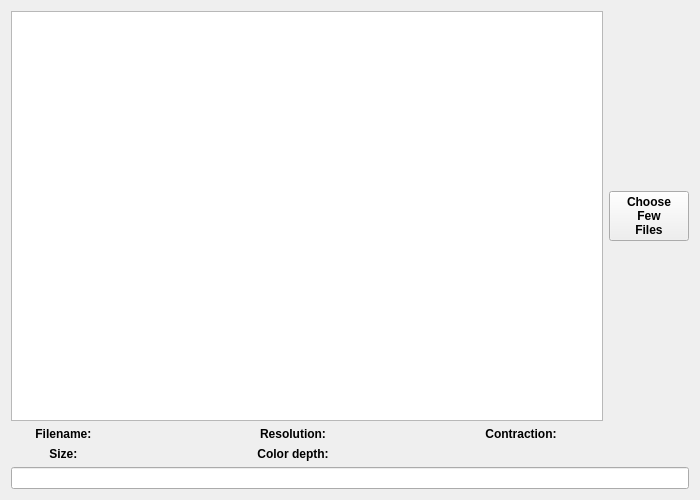
<?xml version="1.0" encoding="UTF-8"?>
<ui version="4.0">
 <class>Widget</class>
 <widget class="QWidget" name="Widget">
  <property name="geometry">
   <rect>
    <x>0</x>
    <y>0</y>
    <width>700</width>
    <height>500</height>
   </rect>
  </property>
  <property name="windowTitle">
   <string>Widget</string>
  </property>
  <layout class="QGridLayout" name="gridLayout">
   <item row="0" column="0" colspan="6">
    <layout class="QHBoxLayout" name="horizontalLayout">
     <item>
      <widget class="QListView" name="listView"/>
     </item>
     <item>
      <widget class="QPushButton" name="multiChoice">
       <property name="font">
        <font>
         <bold>true</bold>
        </font>
       </property>
       <property name="text">
        <string>Choose
Few
Files</string>
       </property>
      </widget>
     </item>
    </layout>
   </item>
   <item row="1" column="0">
    <widget class="QLabel" name="Label_1">
     <property name="font">
      <font>
       <bold>true</bold>
      </font>
     </property>
     <property name="frameShape">
      <enum>QFrame::NoFrame</enum>
     </property>
     <property name="frameShadow">
      <enum>QFrame::Plain</enum>
     </property>
     <property name="text">
      <string>Filename: </string>
     </property>
     <property name="alignment">
      <set>Qt::AlignCenter</set>
     </property>
    </widget>
   </item>
   <item row="1" column="1">
    <widget class="QLabel" name="FileName">
     <property name="text">
      <string/>
     </property>
    </widget>
   </item>
   <item row="1" column="2">
    <widget class="QLabel" name="Label_3">
     <property name="font">
      <font>
       <bold>true</bold>
      </font>
     </property>
     <property name="frameShape">
      <enum>QFrame::NoFrame</enum>
     </property>
     <property name="frameShadow">
      <enum>QFrame::Plain</enum>
     </property>
     <property name="text">
      <string>Resolution:</string>
     </property>
     <property name="alignment">
      <set>Qt::AlignCenter</set>
     </property>
    </widget>
   </item>
   <item row="1" column="3">
    <widget class="QLabel" name="Resolution">
     <property name="text">
      <string/>
     </property>
    </widget>
   </item>
   <item row="1" column="4">
    <widget class="QLabel" name="Label_2">
     <property name="font">
      <font>
       <bold>true</bold>
      </font>
     </property>
     <property name="frameShape">
      <enum>QFrame::Box</enum>
     </property>
     <property name="frameShadow">
      <enum>QFrame::Plain</enum>
     </property>
     <property name="lineWidth">
      <number>0</number>
     </property>
     <property name="midLineWidth">
      <number>0</number>
     </property>
     <property name="text">
      <string>Contraction:</string>
     </property>
     <property name="alignment">
      <set>Qt::AlignCenter</set>
     </property>
    </widget>
   </item>
   <item row="1" column="5">
    <widget class="QLabel" name="Contraction">
     <property name="text">
      <string/>
     </property>
    </widget>
   </item>
   <item row="2" column="0">
    <widget class="QLabel" name="Label_5">
     <property name="font">
      <font>
       <bold>true</bold>
      </font>
     </property>
     <property name="frameShape">
      <enum>QFrame::NoFrame</enum>
     </property>
     <property name="frameShadow">
      <enum>QFrame::Plain</enum>
     </property>
     <property name="text">
      <string>Size: </string>
     </property>
     <property name="alignment">
      <set>Qt::AlignCenter</set>
     </property>
    </widget>
   </item>
   <item row="2" column="1">
    <widget class="QLabel" name="Size">
     <property name="text">
      <string/>
     </property>
    </widget>
   </item>
   <item row="2" column="2">
    <widget class="QLabel" name="Label_4">
     <property name="font">
      <font>
       <bold>true</bold>
      </font>
     </property>
     <property name="frameShape">
      <enum>QFrame::NoFrame</enum>
     </property>
     <property name="frameShadow">
      <enum>QFrame::Plain</enum>
     </property>
     <property name="text">
      <string>Color depth:</string>
     </property>
     <property name="alignment">
      <set>Qt::AlignCenter</set>
     </property>
    </widget>
   </item>
   <item row="2" column="3">
    <widget class="QLabel" name="Color_depth">
     <property name="text">
      <string/>
     </property>
    </widget>
   </item>
   <item row="3" column="0" colspan="6">
    <widget class="QLineEdit" name="lineEdit">
     <property name="font">
      <font>
       <bold>true</bold>
      </font>
     </property>
     <property name="frame">
      <bool>true</bool>
     </property>
     <property name="readOnly">
      <bool>true</bool>
     </property>
    </widget>
   </item>
  </layout>
 </widget>
 <resources/>
 <connections/>
</ui>
